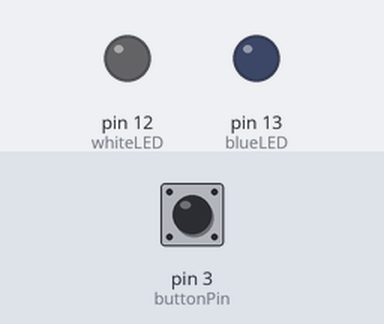
The sketch below on a simulated Arduino Uno, built with avr-gcc and run on an emulated ATmega328P. Shown: output pins drawn as LEDs (lit = HIGH). Dashed ring = blinking. Inputs (shaded band) come from the test bench; at power-on: pin 3 (buttonPin) HIGH.

Above: at 1.2 s.
1.3 s: pin 3 (buttonPin) pulled LOW for 0.15 s
At 2.5 s:
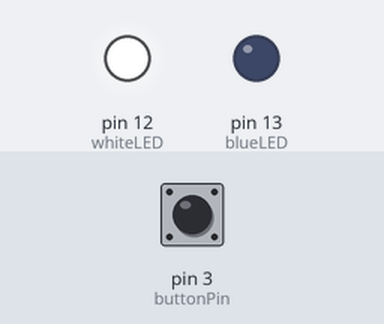
2.9 s: pin 3 (buttonPin) pulled LOW for 1 s
At 3.8 s:
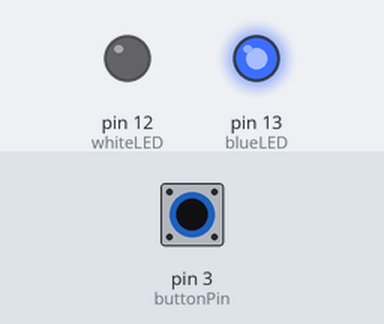
5.4 s: pin 3 (buttonPin) pulled LOW for 0.15 s
At 5.94 s:
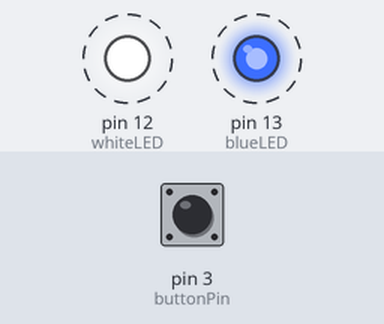
8.4 s: pin 3 (buttonPin) pulled LOW for 3.2 s
At 8.84 s:
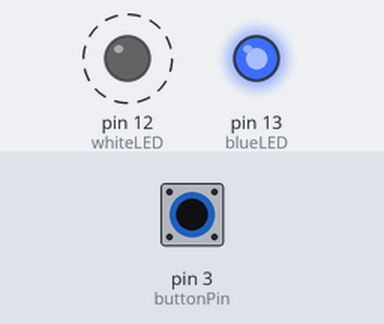
Timing chart, 0 to 14.1 s (numbered marks = the images above; inputs shaded):
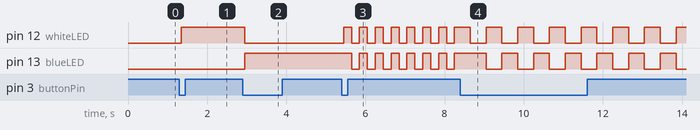

The sketch:

Arduino_Digital_Push_Button_led_functions.ino
```cpp
const int buttonPin = 3;
const int whiteLED = 12;
const int blueLED = 13;

int mode = 0;
bool lastButtonState = HIGH;

// Timing
unsigned long previousMillis = 0;

// Blink settings
const unsigned long flashInterval = 200;   // Both LEDs flash
const unsigned long policeInterval = 400;  // Alternate flash

bool ledState = false;

void setup() {
  pinMode(buttonPin, INPUT);

  pinMode(whiteLED, OUTPUT);
  pinMode(blueLED, OUTPUT);

  digitalWrite(whiteLED, LOW);
  digitalWrite(blueLED, LOW);
}

void loop() {

  bool buttonState = digitalRead(buttonPin);

  // Detect button press (active LOW module)
  if (lastButtonState == HIGH && buttonState == LOW) {

    mode++;

    if (mode > 4)
      mode = 0;

    delay(50); // debounce
  }

  lastButtonState = buttonState;

  switch (mode) {

    case 0:   // OFF
      digitalWrite(whiteLED, LOW);
      digitalWrite(blueLED, LOW);
      break;

    case 1:   // White ON
      digitalWrite(whiteLED, HIGH);
      digitalWrite(blueLED, LOW);
      break;

    case 2:   // Blue ON
      digitalWrite(whiteLED, LOW);
      digitalWrite(blueLED, HIGH);
      break;

    case 3:   // Both flashing together
      if (millis() - previousMillis >= flashInterval) {
        previousMillis = millis();

        ledState = !ledState;

        digitalWrite(whiteLED, ledState);
        digitalWrite(blueLED, ledState);
      }
      break;

    case 4:   // Police lights (alternate)
      if (millis() - previousMillis >= policeInterval) {
        previousMillis = millis();

        ledState = !ledState;

        digitalWrite(whiteLED, ledState);
        digitalWrite(blueLED, !ledState);
      }
      break;
  }
}
```

Measured:
- after the input at 1.3 s, pin 12 (whiteLED): LOW → HIGH after 0.05 s
- after the input at 2.9 s, pin 12 (whiteLED): HIGH → LOW after 0.05 s; pin 13 (blueLED): LOW → HIGH after 0.05 s
- after the input at 5.4 s, pin 12 (whiteLED): alternates HIGH for 0.20 s and LOW for 0.20 s, starting after 0.05 s; pin 13 (blueLED): alternates HIGH for 0.20 s and LOW for 0.20 s, starting after 0.25 s
- after the input at 8.4 s, pin 12 (whiteLED): alternates HIGH for 0.40 s and LOW for 0.40 s, starting after 0.25 s; pin 13 (blueLED): alternates HIGH for 0.40 s and LOW for 0.40 s, starting after 0.65 s
